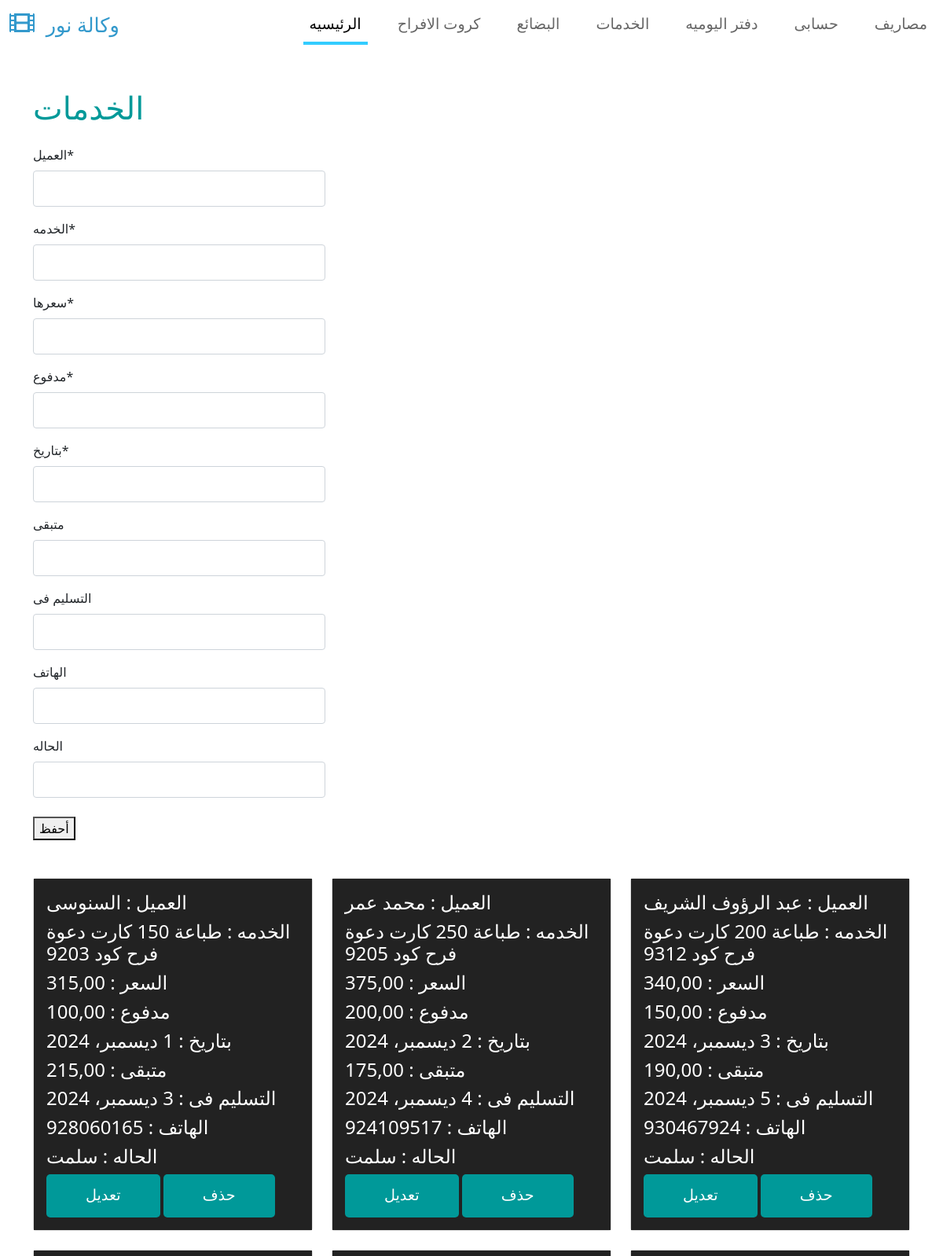
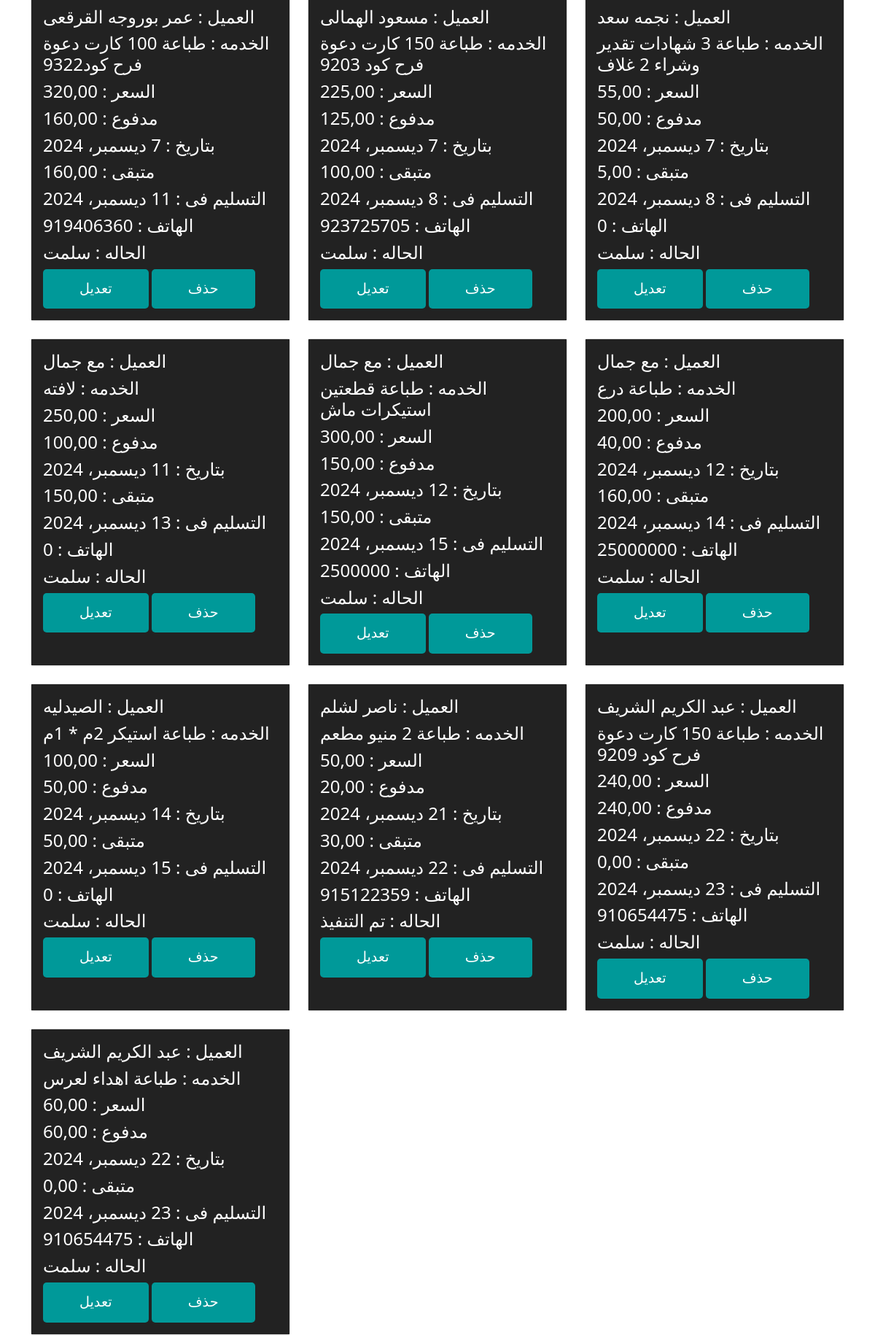
Screenshot of /servies/ (upper part) with the database file from the repository (2 pictures, top to bottom).
### servies/models.py (models this page shows, shortened)
class Servie(models.Model):
    name = models.CharField(_(" العميل"),max_length=99)
    servies = models.CharField(_(" الخدمه"),max_length=99)
    price = models.DecimalField(_(" سعرها"),max_digits=6, decimal_places=2)
    paid = models.DecimalField(_(" مدفوع"),max_digits=6, decimal_places=2)
    paid_at = models.DateField(_(" بتاريخ"),auto_now=False, auto_now_add=False)
    rest = models.DecimalField(_(" متبقى"),max_digits=6, decimal_places=2,blank=True, null=True)
    delivery_time = models.DateField(_(" التسليم فى"),auto_now=False, auto_now_add=False,blank=True, null=True)
    phone = models.IntegerField(_(" الهاتف"),blank=True, null=True)
    tslem = models.CharField(_("  الحاله"), max_length=50,blank=True, null=True)
    class Meta:
        db_table = ''
        managed = True
        verbose_name ='الخدمات'
        verbose_name_plural = 'الخدمات'
        ordering = ['paid_at']

### servies/views.py (the view)
# urls.py: path('servies/',include('servies.urls')),
def servies(request):
    if request.method == 'POST':
        servie_form = ServieForm(request.POST)
        if servie_form.is_valid():
            servie_form.save()
            return redirect('/servies')
    else:
        servie_form = ServieForm()
    servie = Servie.objects.all()
    return render(request,'servies/servies.html',{
        'servie':servie,'servie_form':servie_form
        })

### servies/forms.py
class ServieForm(forms.ModelForm):
    class Meta:
        model = Servie
        fields = '__all__'

### templates/servies/servies.html (shortened to what this page needs)
{% extends 'base_generic.html' %}
{% load crispy_forms_tags %}
{% block content %}
<div class="container my-5">
    <h1 class="tm-text-primary mb-4">الخدمات </h1>
    <form method="POST" enctype="multipart/form-data">
        <div class="col-md-4 mb-4">
            {{ servie_form|crispy }}
        </div>
        <div class="col-md-4 mb-4">
        <button type="submit">أحفظ</button>
        </div>
    </form>
</div>
<div class="container my-5">
    <div class="row">
        {% for s in servie %}
        <div class="col-md-4 mb-4">
            <div class="card h-100">
                <div class="card-body" style="background: #222222; color: white;">
                    <h4>العميل : {{ s.name }}</h4>
                    <h4>الخدمه : {{ s.servies }}</h4>
                    <h4>السعر : {{ s.price }}</h4>
                    <h4>مدفوع : {{ s.paid }}</h4>
                    <h4> بتاريخ : {{ s.paid_at }}</h4>
                    <h4> متبقى : {{ s.rest }}</h4>
                    <h4>التسليم فى : {{ s.delivery_time }}</h4>
                    <h4>الهاتف : {{ s.phone }}</h4>
                    <h4>الحاله : {{ s.tslem }}</h4>
                    <a href="{% url 'edit-servies' pk=s.pk %}" class="btn btn-primary">تعديل</a>
                    <a href="{% url 'delete-servies' pk=s.pk %}" class="btn btn-primary">حذف</a>
                </div>
            </div>
        </div>
        {% endfor %}
    </div>
</div>
<br>
{% endblock content %}

### pro/static/css/templatemo-style.css (style rules this page uses)
a { text-decoration: none; transition: all 0.3s ease; }
.btn { border-radius: 0; }
.btn-primary { background-color: #009999; border: 0; border-radius: 5px; padding: 12px 50px 14px; font-size: 1.2rem; }
.form-control { padding: 10px 20px; width: 100%; height: auto; }
.tm-text-primary { color: #009999; }
.form-control, input:-internal-autofill-selected, select:not([multiple]) { color: #009999 !important; }
.form-control::placeholder { color: #009999; opacity: 1; }

### rows the page displays
Servie: name "السنوسى", servies "طباعة 150 كارت دعوة فرح كود 9203", price "315,00", paid "100,00", paid_at "1 ديسمبر، 2024", rest "215,00", delivery_time "3 ديسمبر، 2024", phone "928060165", tslem "سلمت"
Servie: name "محمد عمر", servies "طباعة 250 كارت دعوة فرح كود 9205", price "375,00", paid "200,00", paid_at "2 ديسمبر، 2024", rest "175,00", delivery_time "4 ديسمبر، 2024", phone "924109517", tslem "سلمت"
Servie: name "عبد الرؤوف الشريف", servies "طباعة 200 كارت دعوة فرح كود 9312", price "340,00", paid "150,00", paid_at "3 ديسمبر، 2024", rest "190,00", delivery_time "5 ديسمبر، 2024", phone "930467924", tslem "سلمت"
Servie: name "عمر بوروجه القرقعى", servies "طباعة 100 كارت دعوة فرح كود9322", price "320,00", paid "160,00", paid_at "7 ديسمبر، 2024", rest "160,00", delivery_time "11 ديسمبر، 2024", phone "919406360", tslem "سلمت"
Servie: name "مسعود الهمالى", servies "طباعة 150 كارت دعوة فرح كود 9203", price "225,00", paid "125,00", paid_at "7 ديسمبر، 2024", rest "100,00", delivery_time "8 ديسمبر، 2024", phone "923725705", tslem "سلمت"
Servie: name "نجمه سعد", servies "طباعة 3 شهادات تقدير وشراء 2 غلاف", price "55,00", paid "50,00", paid_at "7 ديسمبر، 2024", rest "5,00", delivery_time "8 ديسمبر، 2024", phone "0", tslem "سلمت"
Servie: name "مع جمال", servies "لافته", price "250,00", paid "100,00", paid_at "11 ديسمبر، 2024", rest "150,00", delivery_time "13 ديسمبر، 2024", phone "0", tslem "سلمت"
Servie: name "مع جمال", servies "طباعة قطعتين استيكرات ماش", price "300,00", paid "150,00", paid_at "12 ديسمبر، 2024", rest "150,00", delivery_time "15 ديسمبر، 2024", phone "2500000", tslem "سلمت"
Servie: name "مع جمال", servies "طباعة درع", price "200,00", paid "40,00", paid_at "12 ديسمبر، 2024", rest "160,00", delivery_time "14 ديسمبر، 2024", phone "25000000", tslem "سلمت"
Servie: name "الصيدليه", servies "طباعة استيكر 2م * 1م", price "100,00", paid "50,00", paid_at "14 ديسمبر، 2024", rest "50,00", delivery_time "15 ديسمبر، 2024", phone "0", tslem "سلمت"
Servie: name "ناصر لشلم", servies "طباعة 2 منيو مطعم", price "50,00", paid "20,00", paid_at "21 ديسمبر، 2024", rest "30,00", delivery_time "22 ديسمبر، 2024", phone "915122359", tslem "تم التنفيذ"
Servie: name "عبد الكريم الشريف", servies "طباعة 150 كارت دعوة فرح كود 9209", price "240,00", paid "240,00", paid_at "22 ديسمبر، 2024", rest "0,00", delivery_time "23 ديسمبر، 2024", phone "910654475", tslem "سلمت"
Servie: name "عبد الكريم الشريف", servies "طباعة اهداء لعرس", price "60,00", paid "60,00", paid_at "22 ديسمبر، 2024", rest "0,00", delivery_time "23 ديسمبر، 2024", phone "910654475", tslem "سلمت"
